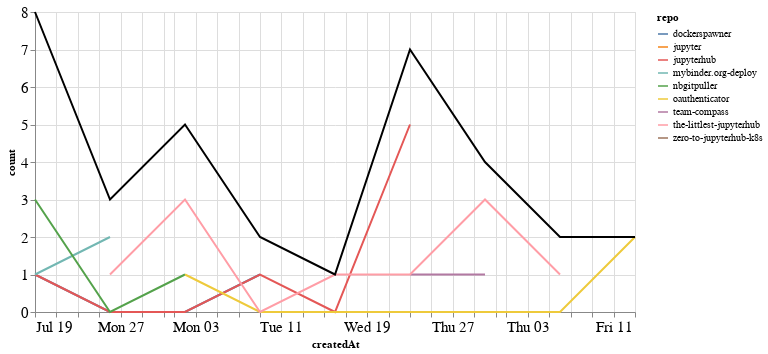

Source (notebook cell):
### Markdown cell above
## Comments

### Code cell
comments_time = comments.groupby('repo').resample('W', on='createdAt').count()['author'].reset_index()
comments_time = comments_time.rename(columns={'author': 'count'})
comments_time_total = comments_time.groupby('createdAt').agg({"count": "sum"}).reset_index()
ch1 = alt.Chart(comments_time, width=600).mark_line().encode(
    x='createdAt',
    y='count',
    color='repo',
    tooltip="repo"
)

ch2 = alt.Chart(comments_time_total, width=600).mark_line(color="black").encode(
    x='createdAt',
    y='count',
)

ch1 + ch2

### Figure 1 — Vega-Lite specification as saved in the notebook (floating-point values rounded to 4 significant figures)
{"config": {"axisLeft": {"labelFontSize": 15}, "axisBottom": {"labelFontSize": 15}}, "layer": [{"data": {"name": "data-51c02ee6e826546848b38424de0be4a4"}, "mark": "line", "encoding": {"color": {"type": "nominal", "field": "repo"}, "tooltip": {"type": "nominal", "field": "repo"}, "x": {"type": "temporal", "field": "createdAt"}, "y": {"type": "quantitative", "field": "count"}}, "width": 600}, {"data": {"name": "data-dc7f7d2fc81b73d4770ad33c0c39edf0"}, "mark": {"type": "line", "color": "black"}, "encoding": {"x": {"type": "temporal", "field": "createdAt"}, "y": {"type": "quantitative", "field": "count"}}, "width": 600}], "$schema": "https://vega.github.io/schema/vega-lite/v4.8.1.json", "datasets": {"data-51c02ee6e826546848b38424de0be4a4": [{"repo": "dockerspawner", "createdAt": "2020-07-19T00:00:00", "count": 1}, {"repo": "dockerspawner", "createdAt": "2020-07-26T00:00:00", "count": 0}, {"repo": "dockerspawner", "createdAt": "2020-08-02T00:00:00", "count": 0}, {"repo": "dockerspawner", "createdAt": "2020-08-09T00:00:00", "count": 1}, {"repo": "jupyter", "createdAt": "2020-07-19T00:00:00", "count": 2}, {"repo": "jupyterhub", "createdAt": "2020-07-19T00:00:00", "count": 1}, {"repo": "jupyterhub", "createdAt": "2020-07-26T00:00:00", "count": 0}, {"repo": "jupyterhub", "createdAt": "2020-08-02T00:00:00", "count": 0}, {"repo": "jupyterhub", "createdAt": "2020-08-09T00:00:00", "count": 1}, {"repo": "jupyterhub", "createdAt": "2020-08-16T00:00:00", "count": 0}, {"repo": "jupyterhub", "createdAt": "2020-08-23T00:00:00", "count": 5}, {"repo": "mybinder.org-deploy", "createdAt": "2020-07-19T00:00:00", "count": 1}, {"repo": "mybinder.org-deploy", "createdAt": "2020-07-26T00:00:00", "count": 2}, {"repo": "nbgitpuller", "createdAt": "2020-07-19T00:00:00", "count": 3}, {"repo": "nbgitpuller", "createdAt": "2020-07-26T00:00:00", "count": 0}, {"repo": "nbgitpuller", "createdAt": "2020-08-02T00:00:00", "count": 1}, {"repo": "oauthenticator", "createdAt": "2020-08-02T00:00:00", "count": 1}, {"repo": "oauthenticator", "createdAt": "2020-08-09T00:00:00", "count": 0}, {"repo": "oauthenticator", "createdAt": "2020-08-16T00:00:00", "count": 0}, {"repo": "oauthenticator", "createdAt": "2020-08-23T00:00:00", "count": 0}, {"repo": "oauthenticator", "createdAt": "2020-08-30T00:00:00", "count": 0}, {"repo": "oauthenticator", "createdAt": "2020-09-06T00:00:00", "count": 0}, {"repo": "oauthenticator", "createdAt": "2020-09-13T00:00:00", "count": 2}, {"repo": "team-compass", "createdAt": "2020-08-23T00:00:00", "count": 1}, {"repo": "team-compass", "createdAt": "2020-08-30T00:00:00", "count": 1}, {"repo": "the-littlest-jupyterhub", "createdAt": "2020-07-26T00:00:00", "count": 1}, {"repo": "the-littlest-jupyterhub", "createdAt": "2020-08-02T00:00:00", "count": 3}, {"repo": "the-littlest-jupyterhub", "createdAt": "2020-08-09T00:00:00", "count": 0}, {"repo": "the-littlest-jupyterhub", "createdAt": "2020-08-16T00:00:00", "count": 1}, {"repo": "the-littlest-jupyterhub", "createdAt": "2020-08-23T00:00:00", "count": 1}, {"repo": "the-littlest-jupyterhub", "createdAt": "2020-08-30T00:00:00", "count": 3}, {"repo": "the-littlest-jupyterhub", "createdAt": "2020-09-06T00:00:00", "count": 1}, {"repo": "zero-to-jupyterhub-k8s", "createdAt": "2020-09-06T00:00:00", "count": 1}], "data-dc7f7d2fc81b73d4770ad33c0c39edf0": [{"createdAt": "2020-07-19T00:00:00", "count": 8}, {"createdAt": "2020-07-26T00:00:00", "count": 3}, {"createdAt": "2020-08-02T00:00:00", "count": 5}, {"createdAt": "2020-08-09T00:00:00", "count": 2}, {"createdAt": "2020-08-16T00:00:00", "count": 1}, {"createdAt": "2020-08-23T00:00:00", "count": 7}, {"createdAt": "2020-08-30T00:00:00", "count": 4}, {"createdAt": "2020-09-06T00:00:00", "count": 2}, {"createdAt": "2020-09-13T00:00:00", "count": 2}]}}
